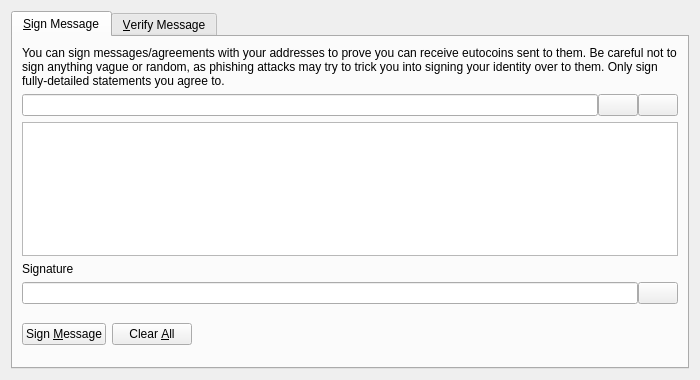
<?xml version="1.0" encoding="UTF-8"?>
<ui version="4.0">
 <class>SignVerifyMessageDialog</class>
 <widget class="QDialog" name="SignVerifyMessageDialog">
  <property name="geometry">
   <rect>
    <x>0</x>
    <y>0</y>
    <width>700</width>
    <height>380</height>
   </rect>
  </property>
  <property name="windowTitle">
   <string>Signatures - Sign / Verify a Message</string>
  </property>
  <property name="modal">
   <bool>true</bool>
  </property>
  <layout class="QVBoxLayout" name="verticalLayout">
   <item>
    <widget class="QTabWidget" name="tabWidget">
     <property name="currentIndex">
      <number>0</number>
     </property>
     <widget class="QWidget" name="tabSignMessage">
      <attribute name="title">
       <string>&amp;Sign Message</string>
      </attribute>
      <layout class="QVBoxLayout" name="verticalLayout_SM">
       <item>
        <widget class="QLabel" name="infoLabel_SM">
         <property name="text">
          <string>You can sign messages/agreements with your addresses to prove you can receive eutocoins sent to them. Be careful not to sign anything vague or random, as phishing attacks may try to trick you into signing your identity over to them. Only sign fully-detailed statements you agree to.</string>
         </property>
         <property name="textFormat">
          <enum>Qt::PlainText</enum>
         </property>
         <property name="wordWrap">
          <bool>true</bool>
         </property>
        </widget>
       </item>
       <item>
        <layout class="QHBoxLayout" name="horizontalLayout_1_SM">
         <property name="spacing">
          <number>0</number>
         </property>
         <item>
          <widget class="QValidatedLineEdit" name="addressIn_SM">
           <property name="toolTip">
            <string>The EutoCoin address to sign the message with</string>
           </property>
          </widget>
         </item>
         <item>
          <widget class="QPushButton" name="addressBookButton_SM">
           <property name="toolTip">
            <string>Choose previously used address</string>
           </property>
           <property name="text">
            <string/>
           </property>
           <property name="icon">
            <iconset resource="../eutocoin.qrc">
             <normaloff>:/icons/address-book</normaloff>:/icons/address-book</iconset>
           </property>
           <property name="shortcut">
            <string>Alt+A</string>
           </property>
           <property name="autoDefault">
            <bool>false</bool>
           </property>
          </widget>
         </item>
         <item>
          <widget class="QPushButton" name="pasteButton_SM">
           <property name="toolTip">
            <string>Paste address from clipboard</string>
           </property>
           <property name="text">
            <string/>
           </property>
           <property name="icon">
            <iconset resource="../eutocoin.qrc">
             <normaloff>:/icons/editpaste</normaloff>:/icons/editpaste</iconset>
           </property>
           <property name="shortcut">
            <string>Alt+P</string>
           </property>
           <property name="autoDefault">
            <bool>false</bool>
           </property>
          </widget>
         </item>
        </layout>
       </item>
       <item>
        <widget class="QPlainTextEdit" name="messageIn_SM">
         <property name="toolTip">
          <string>Enter the message you want to sign here</string>
         </property>
        </widget>
       </item>
       <item>
        <widget class="QLabel" name="signatureLabel_SM">
         <property name="text">
          <string>Signature</string>
         </property>
         <property name="textFormat">
          <enum>Qt::PlainText</enum>
         </property>
        </widget>
       </item>
       <item>
        <layout class="QHBoxLayout" name="horizontalLayout_2_SM">
         <property name="spacing">
          <number>0</number>
         </property>
         <item>
          <widget class="QLineEdit" name="signatureOut_SM">
           <property name="font">
            <font>
             <italic>true</italic>
            </font>
           </property>
           <property name="readOnly">
            <bool>true</bool>
           </property>
          </widget>
         </item>
         <item>
          <widget class="QPushButton" name="copySignatureButton_SM">
           <property name="toolTip">
            <string>Copy the current signature to the system clipboard</string>
           </property>
           <property name="text">
            <string/>
           </property>
           <property name="icon">
            <iconset resource="../eutocoin.qrc">
             <normaloff>:/icons/editcopy</normaloff>:/icons/editcopy</iconset>
           </property>
           <property name="autoDefault">
            <bool>false</bool>
           </property>
          </widget>
         </item>
        </layout>
       </item>
       <item>
        <layout class="QHBoxLayout" name="horizontalLayout_3_SM">
         <item>
          <widget class="QPushButton" name="signMessageButton_SM">
           <property name="toolTip">
            <string>Sign the message to prove you own this EutoCoin address</string>
           </property>
           <property name="text">
            <string>Sign &amp;Message</string>
           </property>
           <property name="icon">
            <iconset resource="../eutocoin.qrc">
             <normaloff>:/icons/edit</normaloff>:/icons/edit</iconset>
           </property>
           <property name="autoDefault">
            <bool>false</bool>
           </property>
          </widget>
         </item>
         <item>
          <widget class="QPushButton" name="clearButton_SM">
           <property name="toolTip">
            <string>Reset all sign message fields</string>
           </property>
           <property name="text">
            <string>Clear &amp;All</string>
           </property>
           <property name="icon">
            <iconset resource="../eutocoin.qrc">
             <normaloff>:/icons/remove</normaloff>:/icons/remove</iconset>
           </property>
           <property name="autoDefault">
            <bool>false</bool>
           </property>
          </widget>
         </item>
         <item>
          <spacer name="horizontalSpacer_1_SM">
           <property name="orientation">
            <enum>Qt::Horizontal</enum>
           </property>
           <property name="sizeHint" stdset="0">
            <size>
             <width>40</width>
             <height>48</height>
            </size>
           </property>
          </spacer>
         </item>
         <item>
          <widget class="QLabel" name="statusLabel_SM">
           <property name="font">
            <font>
             <weight>75</weight>
             <bold>true</bold>
            </font>
           </property>
           <property name="text">
            <string/>
           </property>
           <property name="wordWrap">
            <bool>true</bool>
           </property>
          </widget>
         </item>
         <item>
          <spacer name="horizontalSpacer_2_SM">
           <property name="orientation">
            <enum>Qt::Horizontal</enum>
           </property>
           <property name="sizeHint" stdset="0">
            <size>
             <width>40</width>
             <height>48</height>
            </size>
           </property>
          </spacer>
         </item>
        </layout>
       </item>
      </layout>
     </widget>
     <widget class="QWidget" name="tabVerifyMessage">
      <attribute name="title">
       <string>&amp;Verify Message</string>
      </attribute>
      <layout class="QVBoxLayout" name="verticalLayout_VM">
       <item>
        <widget class="QLabel" name="infoLabel_VM">
         <property name="text">
          <string>Enter the receiver's address, message (ensure you copy line breaks, spaces, tabs, etc. exactly) and signature below to verify the message. Be careful not to read more into the signature than what is in the signed message itself, to avoid being tricked by a man-in-the-middle attack. Note that this only proves the signing party receives with the address, it cannot prove sendership of any transaction!</string>
         </property>
         <property name="textFormat">
          <enum>Qt::PlainText</enum>
         </property>
         <property name="alignment">
          <set>Qt::AlignLeading|Qt::AlignLeft|Qt::AlignTop</set>
         </property>
         <property name="wordWrap">
          <bool>true</bool>
         </property>
        </widget>
       </item>
       <item>
        <layout class="QHBoxLayout" name="horizontalLayout_1_VM">
         <property name="spacing">
          <number>0</number>
         </property>
         <item>
          <widget class="QValidatedLineEdit" name="addressIn_VM">
           <property name="toolTip">
            <string>The EutoCoin address the message was signed with</string>
           </property>
          </widget>
         </item>
         <item>
          <widget class="QPushButton" name="addressBookButton_VM">
           <property name="toolTip">
            <string>Choose previously used address</string>
           </property>
           <property name="text">
            <string/>
           </property>
           <property name="icon">
            <iconset resource="../eutocoin.qrc">
             <normaloff>:/icons/address-book</normaloff>:/icons/address-book</iconset>
           </property>
           <property name="shortcut">
            <string>Alt+A</string>
           </property>
           <property name="autoDefault">
            <bool>false</bool>
           </property>
          </widget>
         </item>
        </layout>
       </item>
       <item>
        <widget class="QPlainTextEdit" name="messageIn_VM"/>
       </item>
       <item>
        <widget class="QValidatedLineEdit" name="signatureIn_VM"/>
       </item>
       <item>
        <layout class="QHBoxLayout" name="horizontalLayout_2_VM">
         <item>
          <widget class="QPushButton" name="verifyMessageButton_VM">
           <property name="toolTip">
            <string>Verify the message to ensure it was signed with the specified EutoCoin address</string>
           </property>
           <property name="text">
            <string>Verify &amp;Message</string>
           </property>
           <property name="icon">
            <iconset resource="../eutocoin.qrc">
             <normaloff>:/icons/transaction_0</normaloff>:/icons/transaction_0</iconset>
           </property>
           <property name="autoDefault">
            <bool>false</bool>
           </property>
          </widget>
         </item>
         <item>
          <widget class="QPushButton" name="clearButton_VM">
           <property name="toolTip">
            <string>Reset all verify message fields</string>
           </property>
           <property name="text">
            <string>Clear &amp;All</string>
           </property>
           <property name="icon">
            <iconset resource="../eutocoin.qrc">
             <normaloff>:/icons/remove</normaloff>:/icons/remove</iconset>
           </property>
           <property name="autoDefault">
            <bool>false</bool>
           </property>
          </widget>
         </item>
         <item>
          <spacer name="horizontalSpacer_1_VM">
           <property name="orientation">
            <enum>Qt::Horizontal</enum>
           </property>
           <property name="sizeHint" stdset="0">
            <size>
             <width>40</width>
             <height>48</height>
            </size>
           </property>
          </spacer>
         </item>
         <item>
          <widget class="QLabel" name="statusLabel_VM">
           <property name="font">
            <font>
             <weight>75</weight>
             <bold>true</bold>
            </font>
           </property>
           <property name="text">
            <string/>
           </property>
           <property name="wordWrap">
            <bool>true</bool>
           </property>
          </widget>
         </item>
         <item>
          <spacer name="horizontalSpacer_2_VM">
           <property name="orientation">
            <enum>Qt::Horizontal</enum>
           </property>
           <property name="sizeHint" stdset="0">
            <size>
             <width>40</width>
             <height>48</height>
            </size>
           </property>
          </spacer>
         </item>
        </layout>
       </item>
      </layout>
     </widget>
    </widget>
   </item>
  </layout>
 </widget>
 <customwidgets>
  <customwidget>
   <class>QValidatedLineEdit</class>
   <extends>QLineEdit</extends>
   <header>qvalidatedlineedit.h</header>
  </customwidget>
 </customwidgets>
 <resources>
  <include location="../eutocoin.qrc"/>
 </resources>
 <connections/>
</ui>
